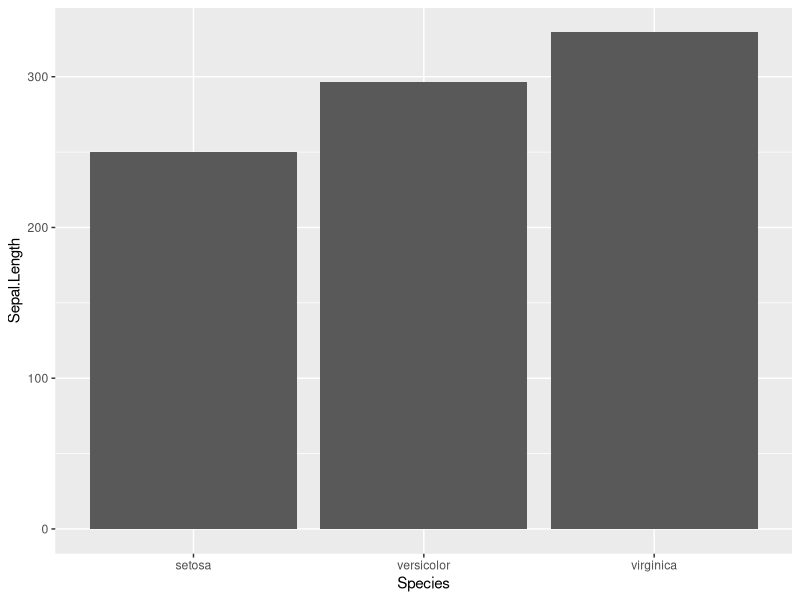
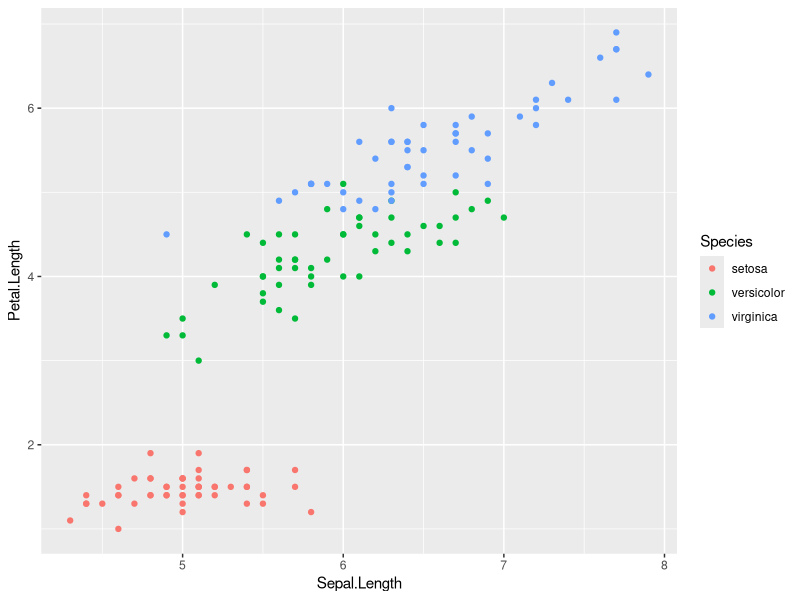
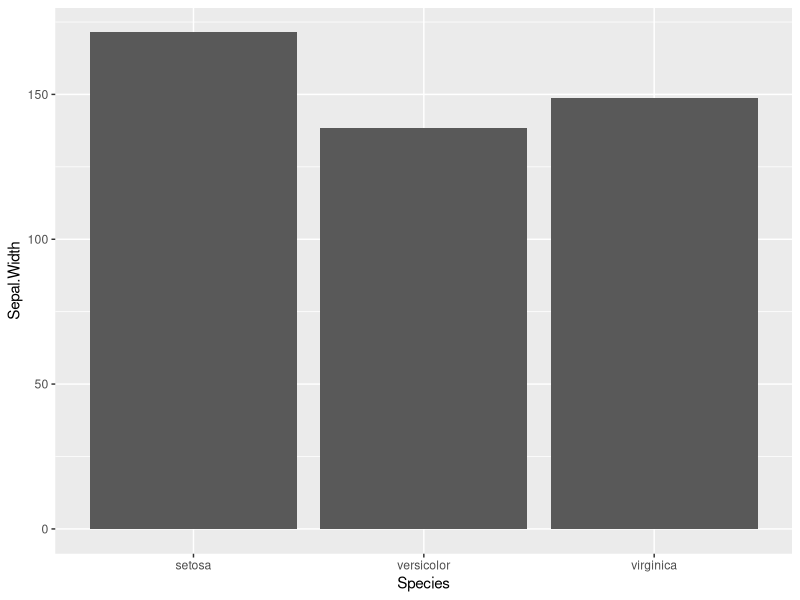
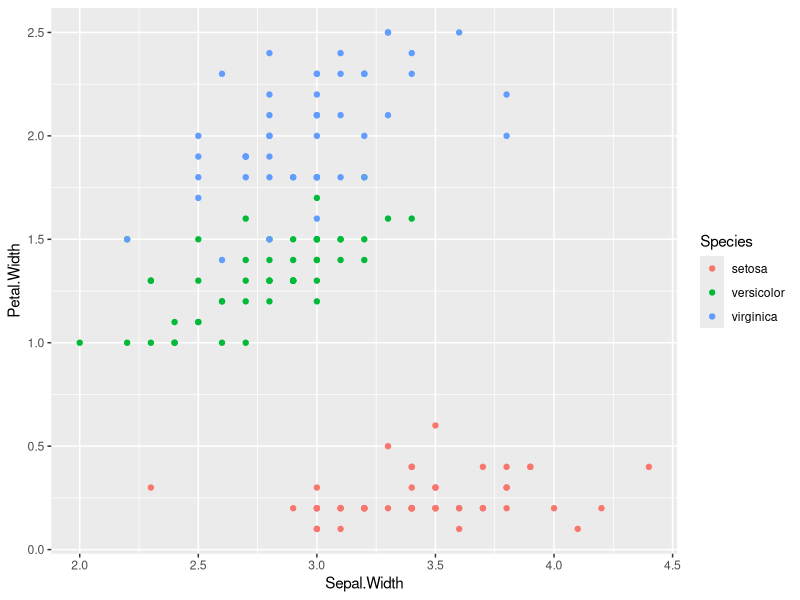
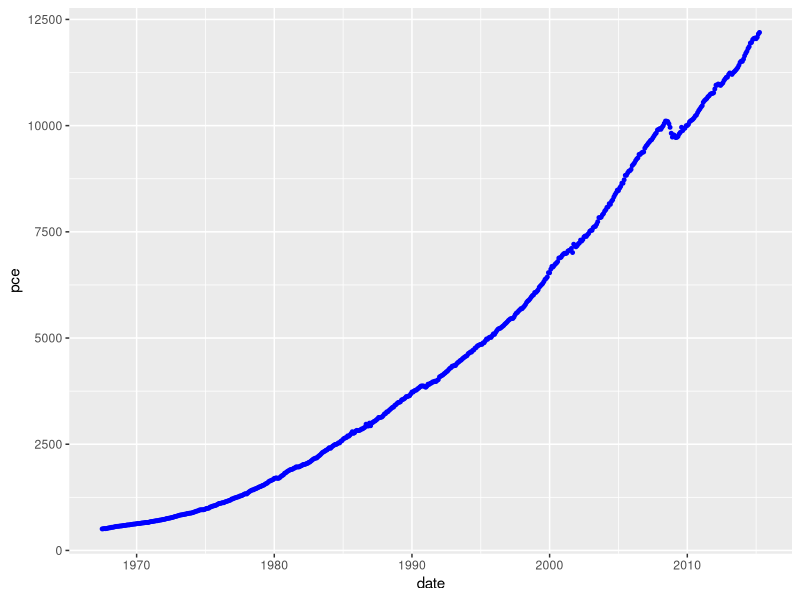
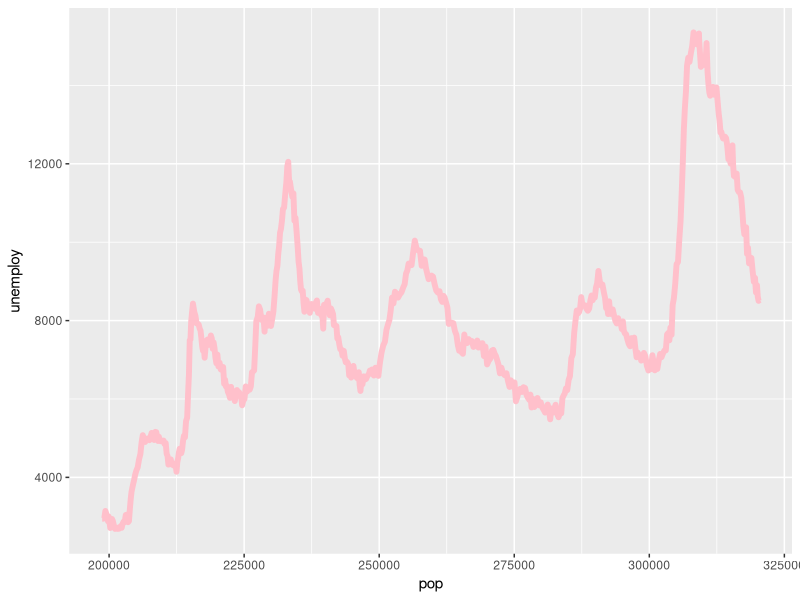
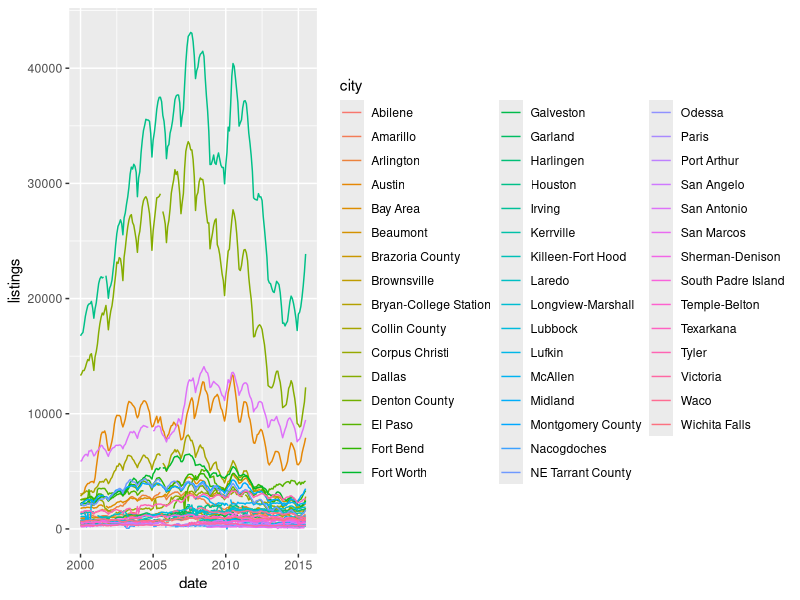
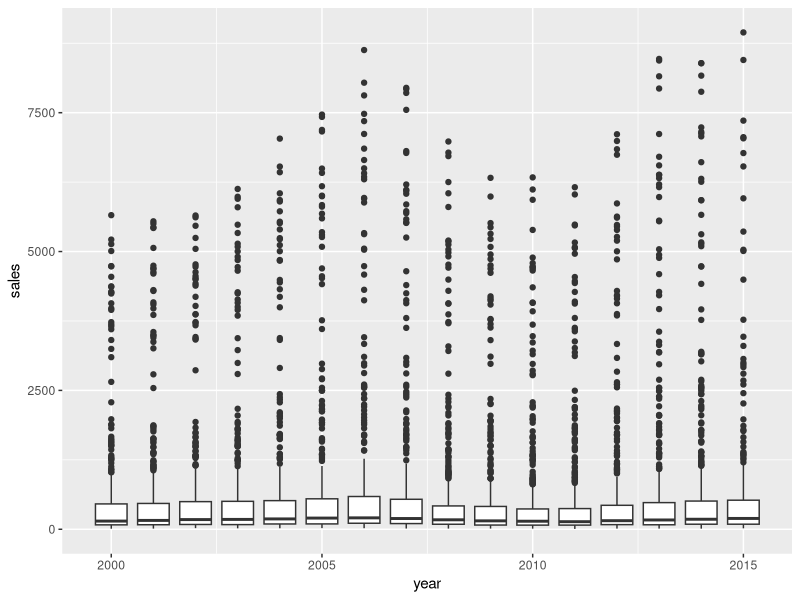

R code for these plots, in order:
#install ggplot 2 package
install.packages("ggplot2")
install.packages("magrittr")
library(magrittr)
library(ggplot2)
data("iris")
data("trees")

## Scatter and bar chart
#Explore trees data set
print(trees)
summary(trees)
str(trees)
complete.cases(trees)

#Explore iris data set
print(iris)
summary(iris)
str(iris)
complete.cases(iris)

#preliminary data visualisation

ggplot(iris, aes(x = Species, y = Sepal.Length)) + geom_col()
ggplot(iris, aes(x = Sepal.Length, y = Petal.Length, color = Species)) + geom_point()
# so we can kinda see that the petal length and sepal length can be affected by species. There is a clear pattern here.

ggplot(iris, aes(x = Species, y = Sepal.Width)) + geom_col()
ggplot(iris, aes(x = Sepal.Width, y = Petal.Width, color = Species)) + geom_point()
# So we can also see the species has a clear influence of the size of the flowers.

remove(iris, trees)

## Line graph
data("economics")
str(economics)
complete.cases(economics)

##now plotting time!
ggplot(economics, aes(x = date, y = pce)) + geom_point(color = "blue", size = 1)
ggplot(economics, aes(x = pop, y = unemploy)) + geom_line(color = "pink", size = 2)
remove(economics)

##multiple lines
data("txhousing")
str(txhousing)
ggplot(txhousing, aes(x = date, y = listings, group = city, color = city)) + geom_line()

## Box plot
  
ggplot(txhousing, aes(x = year, y = sales, group = year)) + geom_boxplot()

## Stacked barplot
ggplot(txhousing, aes(x = year, fill = city)) + geom_bar(position = "fill")
                                                               